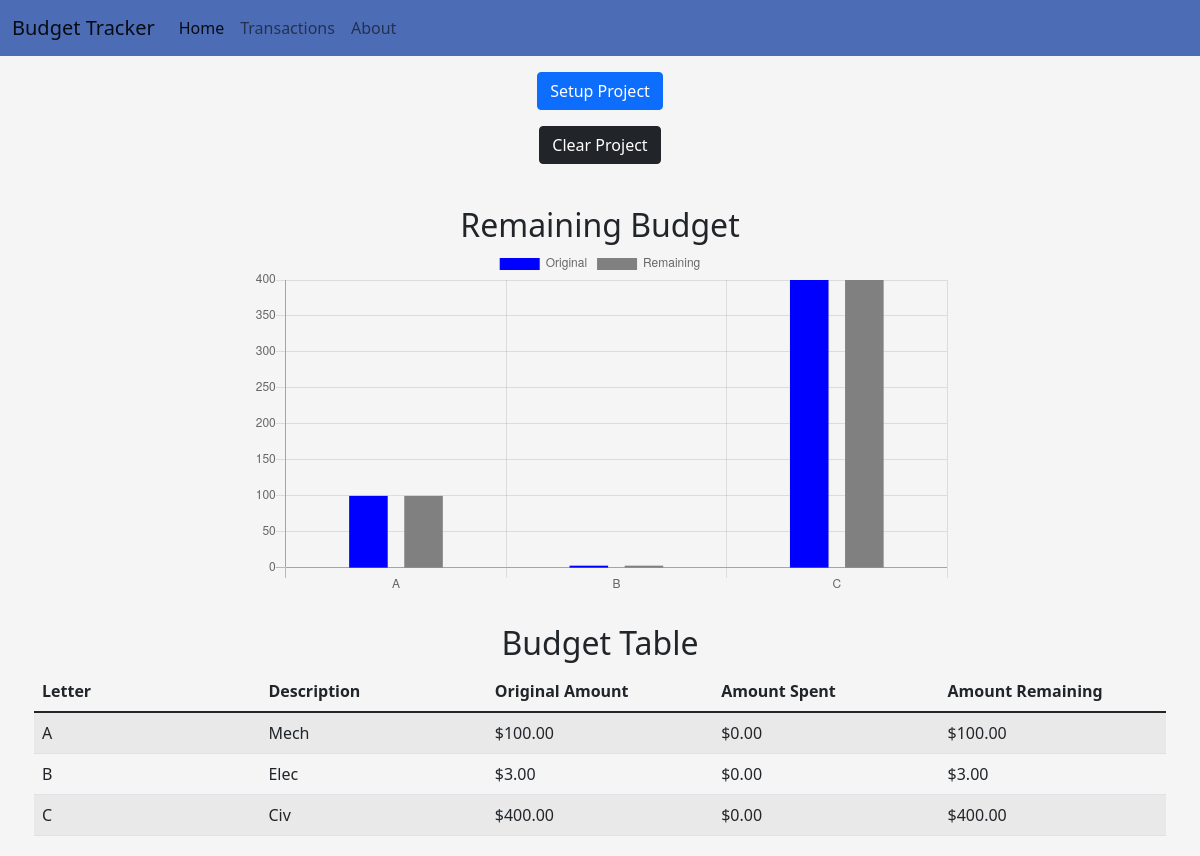
Before: / with the older database file.
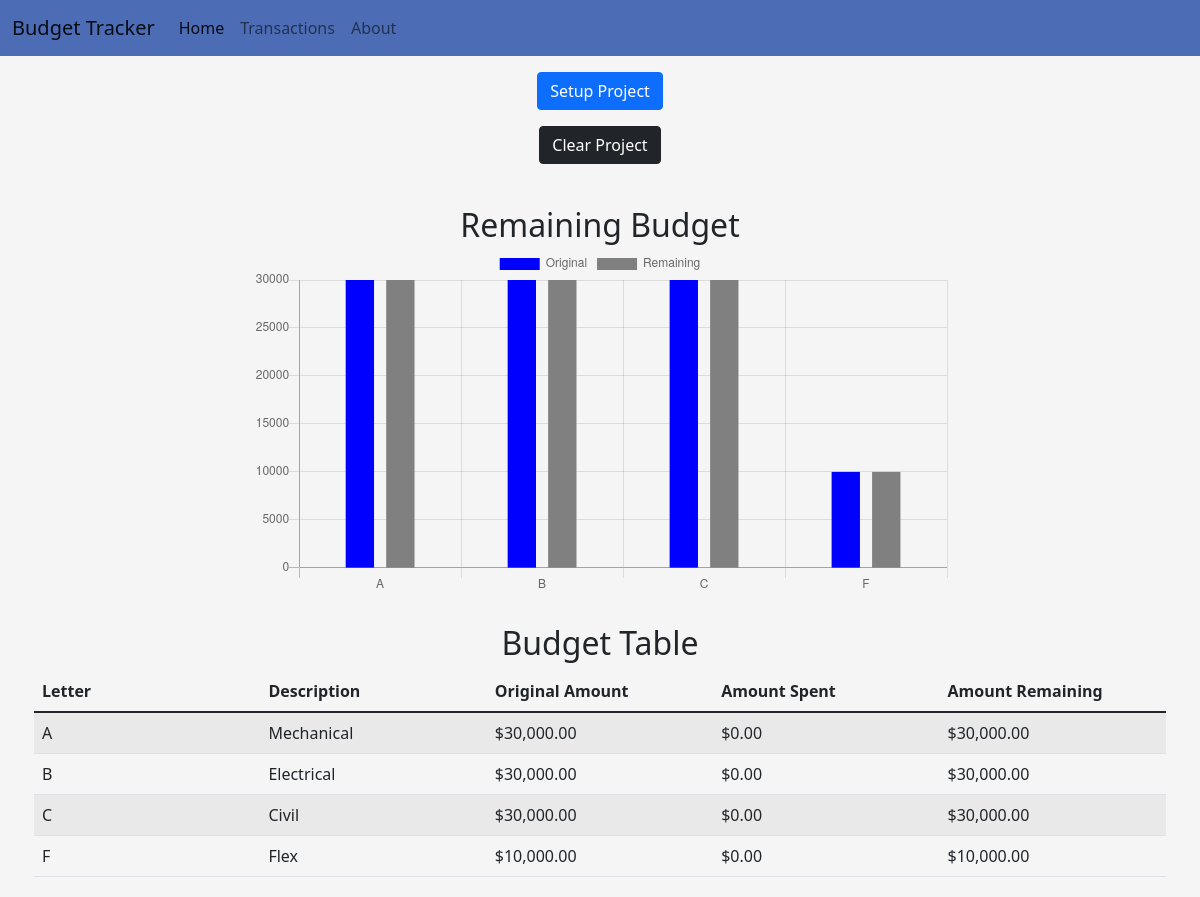
After: the same page with the newer database file.
### tables this page shows
CREATE TABLE budgets (
letters TEXT NOT NULL,
description TEXT,
amount REAL NOT NULL);

CREATE TABLE original_budget(
  letters TEXT,
  description TEXT,
  amount REAL
);

### app.py (the view, shortened to what this page needs)
@app.route("/", methods=["GET", "POST"])
def index():
    if request.method == "GET":
        if not is_setup():
            return render_template("setup.html", message = "Please set up project first.")
        budgets = db.execute("SELECT letters, amount, description FROM budgets")
        x_vals = []
        y_vals = []
        y_orig_values = []
        for budget in budgets:
            x_vals.append(budget["letters"])
            y_vals.append(budget["amount"])
        orig_budgets = db.execute("SELECT letters, amount FROM original_budget")
        for orig_budget in orig_budgets:
            y_orig_values.append(orig_budget["amount"])
        colors = ["#FF6666", "#FFB266", "#009999", "#66B2FF", "#6666FF"]
        for i in range(len(budgets)):
            original_amount = float(orig_budgets[i]["amount"])
            amount_spent = original_amount - float(budgets[i]["amount"])
            budgets[i]['original_amount'] = original_amount
            budgets[i]['amount_spent'] = amount_spent
        return render_template("index.html", budgets = budgets, xVals = x_vals, yVals = y_vals, yOriginalValues = y_orig_values, colors = colors)

### helpers.py (called while the page is built)
def usd(value):
    return f"${value:,.2f}"

def is_setup():
    if len(db.execute("SELECT * FROM info")):
        return True
    else:
        return False

### templates/index.html (shortened to what this page needs)
{% extends "layout.html" %}
{% block main %}
<div class="container mt-3">
  <form action="/" method="post">
    <div class="input-group mb-3 container-fluid col">
      <button type="button" class="btn btn-primary m-auto" data-bs-toggle="modal" data-bs-target="#setupProjectModal">Setup Project</button>
    </div>
    <div class="input-group mb-3 container-fluid col">
      <button type="button" class="btn btn-dark m-auto" data-bs-toggle="modal" data-bs-target="#clearProjectModal">
        Clear Project
      </button>
    </div>
  </form>
</div>
<div class="container-fluid charts">
  <div class="text-center lead pt-3 pb-1">
    <h2>Remaining Budget</h2>
  </div>
    <canvas id="myChart" name="myChart" style="width:100%; max-width:700px; margin:auto"></canvas>
</div>
<div class="container-fluid">
  <div class="text-center lead pt-3 pb-1">
    <h2>Budget Table</h2>
  </div>
  <div class="container m-auto p-1 table-responsive-md">
    <table class="table table-striped table-hover">
      <thead>
        <tr>
          <th>Letter</th>
          <th>Description</th>
          <th>Original Amount</th>
          <th>Amount Spent</th>
          <th>Amount Remaining</th>
        </tr>
      </thead>
      <tbody>
        {% for row in budgets %}
        <tr>
          <td> {{ row['letters'] }}  </td>
          <td> {{ row['description'] }} </td>
          <td> {{ row['original_amount'] | usd }} </td>
          <td> {{ row['amount_spent'] | usd}} </td>
          <td> {{ row['amount'] | usd}} </td>
        </tr>
        {% endfor %}
      </tbody>
    </table>
  </div>
</div>
<script>
    var xValues = [];
    var yValues = [];
    var yOriginalValues = [];
    var barColors = [];
    '{% for x in xVals %}'
        xValues.push('{{ x }}');
    '{% endfor %}'
    '{% for y in yVals %}'
        yValues.push('{{ y }}');
    '{% endfor %}'
    '{% for yOrig in yOriginalValues %}'
        yOriginalValues.push('{{ yOrig }}');
    '{% endfor %}'
    '{% for color in colors %}'
        barColors.push('{{ color }}');
    '{% endfor %}'
    console.log(xValues);
    console.log(yValues);
    console.log(yOriginalValues);
    console.log(barColors);
    var data = {
      labels: xValues,
      datasets: [
        {
          label: "Original",
          backgroundColor: "blue",
          data: yOriginalValues
        },
        {
          label: "Remaining",
          backgroundColor: "grey",
          data: yValues
        }
      ]
    }
    new Chart("myChart", {
      type: "bar",
      data: data,
      options:
      {
        scales:
        {
          xAxes:
          [{
            barPercentage: 0.7,
            categoryPercentage: 0.5
          }],
          yAxes:
          [{
            ticks:
            {
              min: 0
            }
          }]
        },
      }
    });
</script>
{% endblock %}

### templates/layout.html (shortened to what this page needs)
<!DOCTYPE html>
<html lang="en">
    <head>
<link href="https://cdn.jsdelivr.net/npm/bootstrap@5.1.3/dist/css/bootstrap.min.css" rel="stylesheet">
<link href="static/style.css" rel="stylesheet">
    </head>
    <body>
      <nav class="navbar navbar-expand-lg navbar-light" style="background-color:rgb(76, 109, 182)">
          <div class="container-fluid">
            <a class="navbar-brand" href="/">Budget Tracker</a>
            <div class="collapse navbar-collapse" id="navbarNavDropdown">
              <ul class="navbar-nav">
                <li class="nav-item">
                  <a class="nav-link active" href="/">Home</a>
                </li>
                <li class="nav-item">
                  <a class="nav-link" href="/transactions">Transactions</a>
                </li>
                <li class="nav-item">
                  <a class="nav-link" href="/about">About</a>
                </li>
              </ul>
            </div>
          </div>
        </nav>
        <main>
            {% block main %}{% endblock %}
        </main>
    </body>
</html>

### static/style.css (style rules this page uses)
.charts { margin: auto; }
body { background-color:whitesmoke; }
h1, h2, h3, h4, h5, h6 { margin: auto; margin-top: 10px; text-align: center; }
table { margin: auto; padding: 6px; table-layout: fixed; }
td { margin: auto; padding: 6px; word-wrap: break-word; }

Changed rows visible on the page:
changed budgets: description "Mech" → "Mechanical"; original_amount "$100.00" → "$30,000.00"; amount "$100.00" → "$30,000.00"
changed budgets: description "Elec" → "Electrical"; original_amount "$3.00" → "$30,000.00"; amount "$3.00" → "$30,000.00"
changed budgets: description "Civ" → "Civil"; original_amount "$400.00" → "$30,000.00"; amount "$400.00" → "$30,000.00"
added budgets: letters "F", description "Flex", original_amount "$10,000.00", amount_spent "$0.00", amount "$10,000.00"
Other visible differences:
chart data {{ x }}: A, B, C → A, B, C, F
chart data {{ y }}: 100.0, 3.0, 400.0 → 30000.0, 30000.0, 30000.0, 10000.0
chart data {{ yOrig }}: 100.0, 3.0, 400.0 → 30000.0, 30000.0, 30000.0, 10000.0
